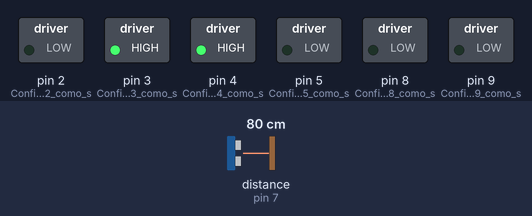
Bench run of a sketch on a simulated Arduino Uno, built with avr-gcc and run on an emulated ATmega328P. On the bench: switched loads named in the sketch (green lamp = pin HIGH). Wiring (inferred from the names in the program): ultrasonic range finder: trigger pin 6; echo pin 7. The inputs (shaded band) are chosen by the test bench; at power-on: distance to the obstacle (sensor on pin 7) 80 cm. The echo pulse lasts 58.3 µs per cm; pins used as bus, display or sensor lines are not drawn.

Above: at 6.2 s.
6.3 s: distance to the obstacle (sensor on pin 7) set to 4 cm
At 6.9 s:
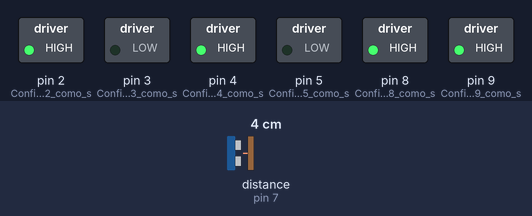
7.8 s: distance to the obstacle (sensor on pin 7) set to 60 cm
At 8.3 s:
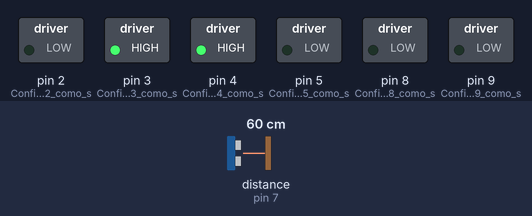
9.3 s: distance to the obstacle (sensor on pin 7) set to 9 cm
At 10.0 s:
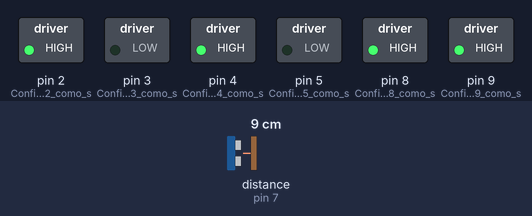
Timing chart, 0 to 12.3 s (numbered marks = the images above; inputs shaded):
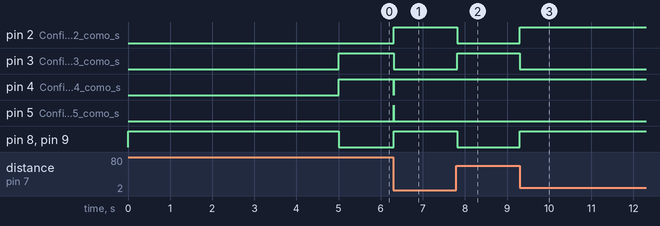

Measured:
- after the input at 6.3 s, pin 2 (Configura_el_pin_2_como_s), pin 8 (Configura_el_pin_8_como_s), pin 9 (Configura_el_pin_9_como_s): LOW → HIGH at once; pin 3 (Configura_el_pin_3_como_s): HIGH → LOW at once; pin 4 (Configura_el_pin_4_como_s): HIGH → LOW at once, → HIGH 0.01 s later; pin 5 (Configura_el_pin_5_como_s): LOW → HIGH at once, → LOW 0.01 s later
- after the input at 7.8 s, pin 2 (Configura_el_pin_2_como_s), pin 8 (Configura_el_pin_8_como_s), pin 9 (Configura_el_pin_9_como_s): HIGH → LOW at once; pin 3 (Configura_el_pin_3_como_s): LOW → HIGH at once
- after the input at 9.3 s, pin 2 (Configura_el_pin_2_como_s), pin 8 (Configura_el_pin_8_como_s), pin 9 (Configura_el_pin_9_como_s): LOW → HIGH at once; pin 3 (Configura_el_pin_3_como_s): HIGH → LOW at once

The sketch:

Sumo-Un-Sensor-Ultrasonico-2024.ino
```cpp
int duracion, sm, tic, pinTrig = 6, pinEcho = 7, estado = 0;

// Función para mover el robot hacia adelante
void adelante() {
  digitalWrite(5, LOW);   // Apaga el motor derecho
  digitalWrite(4, HIGH);  // Enciende el motor izquierdo
  digitalWrite(3, LOW);   // Apaga el motor trasero
  digitalWrite(2, HIGH);  // Enciende el motor delantero
}

// Función para girar el robot a la izquierda
void izquierda() {
  digitalWrite(5, LOW);   // Apaga el motor derecho
  digitalWrite(4, HIGH);  // Enciende el motor izquierdo
  digitalWrite(3, HIGH);  // Enciende el motor trasero
  digitalWrite(2, LOW);   // Apaga el motor delantero
}

// Función para girar el robot a la derecha
void derecha() {
  digitalWrite(5, HIGH);  // Enciende el motor derecho
  digitalWrite(4, LOW);   // Apaga el motor izquierdo
  digitalWrite(3, LOW);   // Apaga el motor trasero
  digitalWrite(2, HIGH);  // Enciende el motor delantero
}

// Función para detener el robot
void detener() {
  digitalWrite(5, LOW);   // Apaga el motor derecho
  digitalWrite(4, LOW);   // Apaga el motor izquierdo
  digitalWrite(3, LOW);   // Apaga el motor trasero
  digitalWrite(2, LOW);   // Apaga el motor delantero
}

// Función para encender los LEDs
void encenderLED() {
  digitalWrite(9, HIGH);  // Enciende el primer LED
  digitalWrite(8, HIGH);  // Enciende el segundo LED
}

// Función para apagar los LEDs
void apagarLED() {
  digitalWrite(9, LOW);   // Apaga el primer LED
  digitalWrite(8, LOW);   // Apaga el segundo LED
}

// Función para medir la distancia utilizando el sensor ultrasónico
void medirDistancia() {
  digitalWrite(pinTrig, LOW);      // Asegura que el pin de trig se encuentra en LOW
  delayMicroseconds(5);           // Espera 5 microsegundos
  digitalWrite(pinTrig, HIGH);     // Envía un pulso HIGH al pin de trig
  delayMicroseconds(15);          // Espera 15 microsegundos
  digitalWrite(pinTrig, LOW);      // Termina el pulso LOW
  duracion = pulseIn(pinEcho, HIGH); // Lee la duración del pulso en el pin de echo
  sm = duracion / 58;             // Calcula la distancia en centímetros
}

void setup() {
  // Serial.begin(9600);  // Inicializa la comunicación serial (comentado)
  pinMode(2, OUTPUT);   // Configura el pin 2 como salida
  pinMode(3, OUTPUT);   // Configura el pin 3 como salida
  pinMode(4, OUTPUT);   // Configura el pin 4 como salida
  pinMode(5, OUTPUT);   // Configura el pin 5 como salida
  pinMode(8, OUTPUT);   // Configura el pin 8 como salida
  pinMode(9, OUTPUT);   // Configura el pin 9 como salida
  pinMode(pinTrig, OUTPUT); // Configura el pin de trig como salida
  pinMode(pinEcho, INPUT);  // Configura el pin de echo como entrada
  encenderLED();           // Enciende los LEDs
  delay(5000);            // Espera 5 segundos
}

void loop() {
  medirDistancia();      // Mide la distancia con el sensor ultrasónico
  // Serial.println(sm); // Imprime la distancia medida (comentado)
  if (sm > 1 && sm < 40) { // Si la distancia está en el rango deseado
    tic ++;               // Incrementa el contador tic
  } else {
    tic = 0;              // Reinicia el contador tic si la distancia está fuera del rango
  }
  if (tic >= 2) {        // Si el contador tic es mayor o igual a 2
    if (estado == 0 && millis() > 5050) { // Si el estado es 0 y han pasado más de 5050 milisegundos
      derecha();        // Gira a la derecha
      delay(10);        // Espera 10 milisegundos
    }
    adelante();        // Mueve el robot hacia adelante
    encenderLED();     // Enciende los LEDs
    delay(300);        // Espera 300 milisegundos
    estado = 1;        // Cambia el estado a 1
  } else {
    izquierda();       // Gira a la izquierda
    apagarLED();       // Apaga los LEDs
  }
}
```
